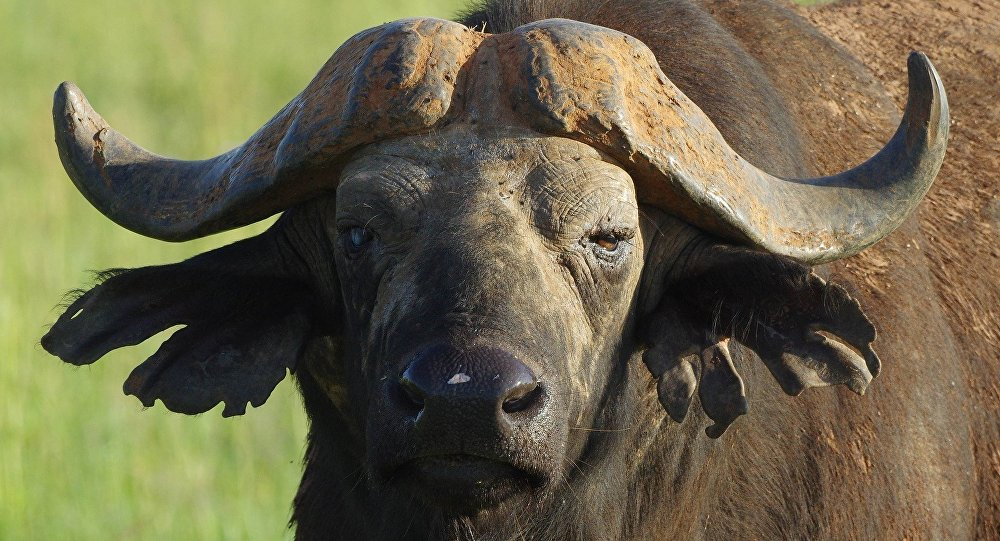
//> input picture Projet_Tp_Cpp/Projet_Tp_Cpp/Buffle.jpg, 1000 x 541 px
$ ./Projet_Tp_Cpp   (built with g++ and OpenCV 4)
//> lines starting //> are read from the running program, lines starting //| are printed output that depends on the picture
// Projet_Tp_Cpp.cpp : Ce fichier contient la fonction 'main'. L'exécution du programme commence et se termine à cet endroit.
//

#include "pch.h"

#include <iostream>
#include <opencv2/opencv.hpp>

using namespace std;
using namespace cv;

// [29 lines left out: functions ShowImage, LoadImage, not called in this run]

int ChangeBright()
{
	// Lecture de l’image avec la méthode imread ()
	Mat image = imread("Q:/etudiants/Buffle.jpg");
//> image is the input picture: 541 rows x 1000 cols, CV_8UC3; mean B, G, R 74.6, 102.6, 109.2
	if (image.empty())
	{
		cout << "Could not open or find the image" << endl;
		cin.get(); //wait for any key press
		return -1;
	}

	// Changement de luminosité dans l’image en utilisant la méthode convertTo()
	Mat imageBrighnessHigh100;
	String windowNameBrightnessHigh100 = "Buffle Divin";
	String windowNameBrightnessLow100 = "Buffle maléfique";
	image.convertTo(imageBrighnessHigh100, -1, 1, 100);
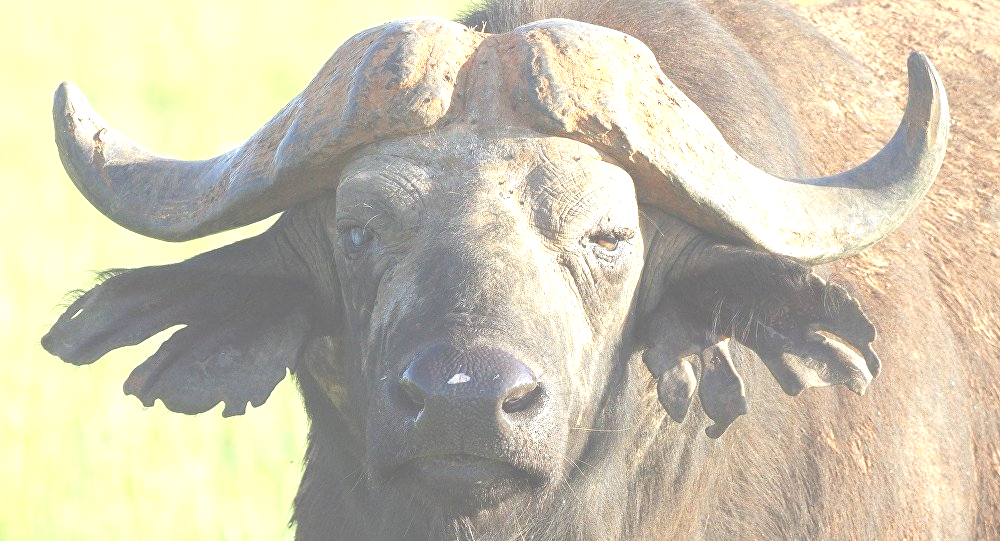
//> imageBrighnessHigh100: 541 rows x 1000 cols, CV_8UC3; mean B, G, R 174, 194.6, 201.5
	Mat imageBrighnessLow100;
	image.convertTo(imageBrighnessLow100, -1, 1, -100);
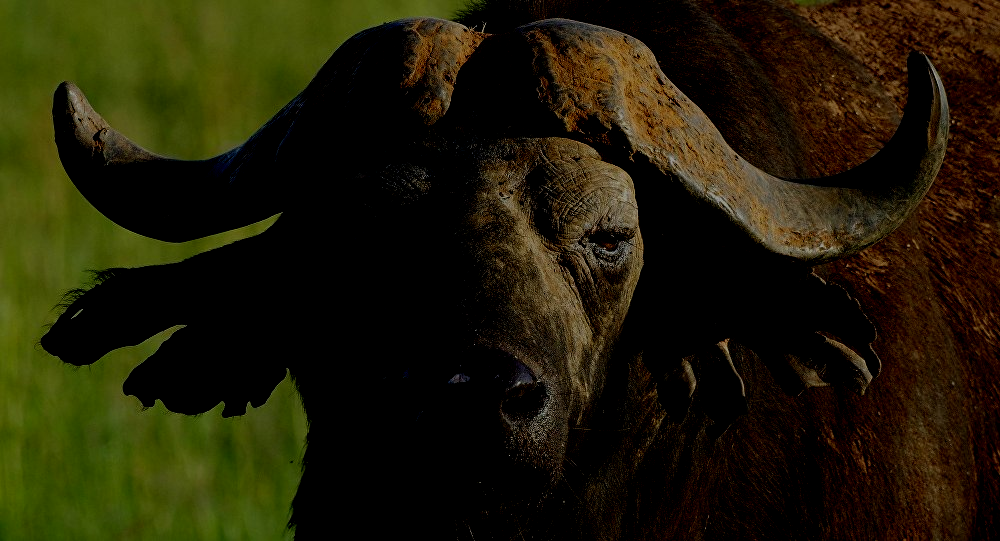
//> imageBrighnessLow100: 541 rows x 1000 cols, CV_8UC3; mean B, G, R 6.4, 28.4, 32.8
	String windowNameOriginalImage = "Original Image";

	/*
	Affichage de l’image de l’image originale et des deux nouvelles
	images dans trois fenêtres différentes avec la méthode imshow ()
	*/
	namedWindow(windowNameOriginalImage, WINDOW_NORMAL);
	namedWindow(windowNameBrightnessHigh100, WINDOW_NORMAL);
	namedWindow(windowNameBrightnessLow100, WINDOW_NORMAL);

	imshow(windowNameOriginalImage, image);
	imshow(windowNameBrightnessHigh100, imageBrighnessHigh100);
	imshow(windowNameBrightnessLow100, imageBrighnessLow100);

	imwrite("Q:/etudiants/BuffleDivin.jpg", imageBrighnessHigh100);
	waitKey(0);
	destroyAllWindows();
	return 0;
}

// [17 lines left out: functions Seuillage, main, not called in this run]

// added to run one function of the file
int main() { ChangeBright(); }

$ run again, with Projet_Tp_Cpp/Projet_Tp_Cpp/Image.jpg copied over Projet_Tp_Cpp/Projet_Tp_Cpp/Buffle.jpg
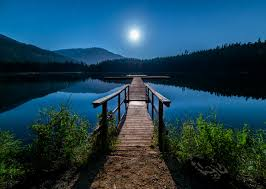
//> input picture Projet_Tp_Cpp/Projet_Tp_Cpp/Image.jpg, 266 x 189 px
//> in ChangeBright, image is the input picture: 189 rows x 266 cols, CV_8UC3; mean B, G, R 83.5, 65.4, 28.5
//> in ChangeBright, `image.convertTo(imageBrighnessHigh100, -1, 1, 100);`:
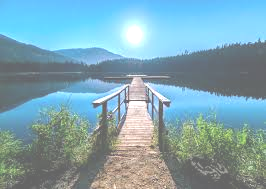
//> imageBrighnessHigh100: 189 rows x 266 cols, CV_8UC3; mean B, G, R 177.6, 165, 128.2
//> in ChangeBright, `image.convertTo(imageBrighnessLow100, -1, 1, -100);`:
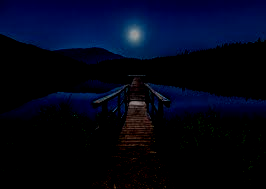
//> imageBrighnessLow100: 189 rows x 266 cols, CV_8UC3; mean B, G, R 24.8, 6.3, 2
